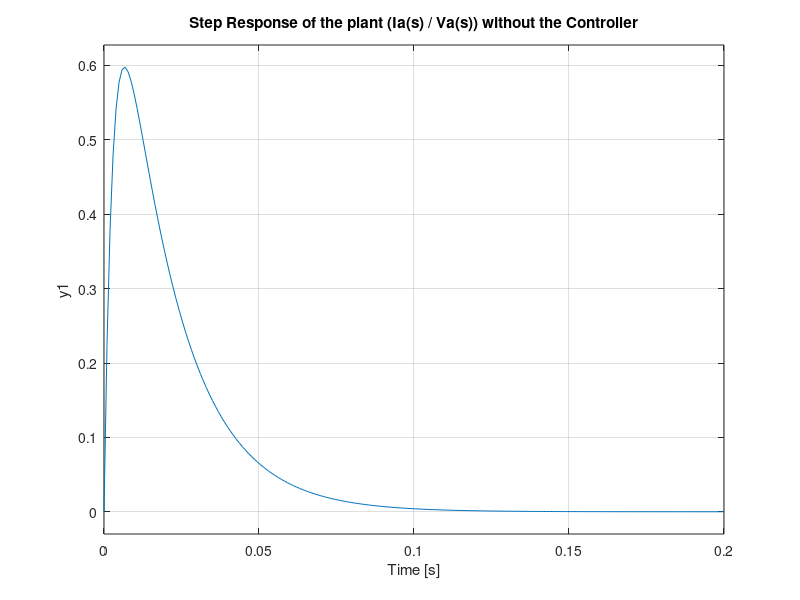
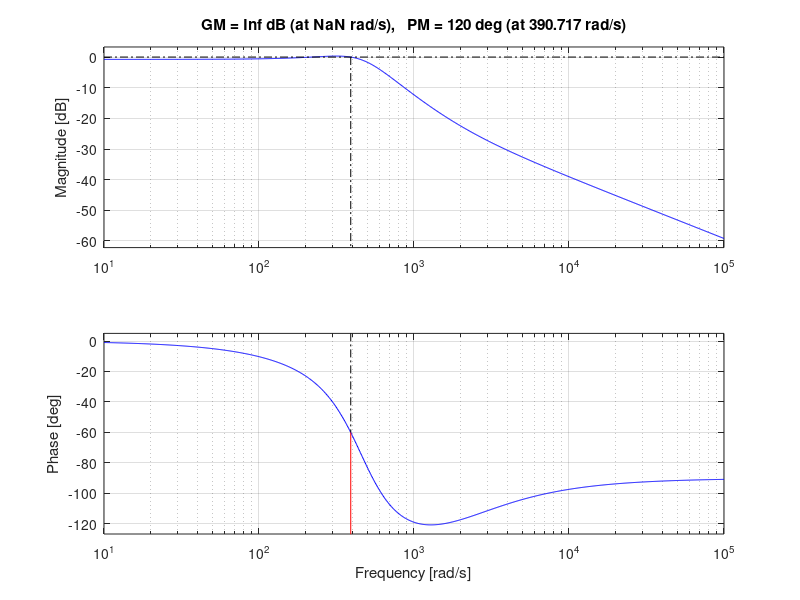
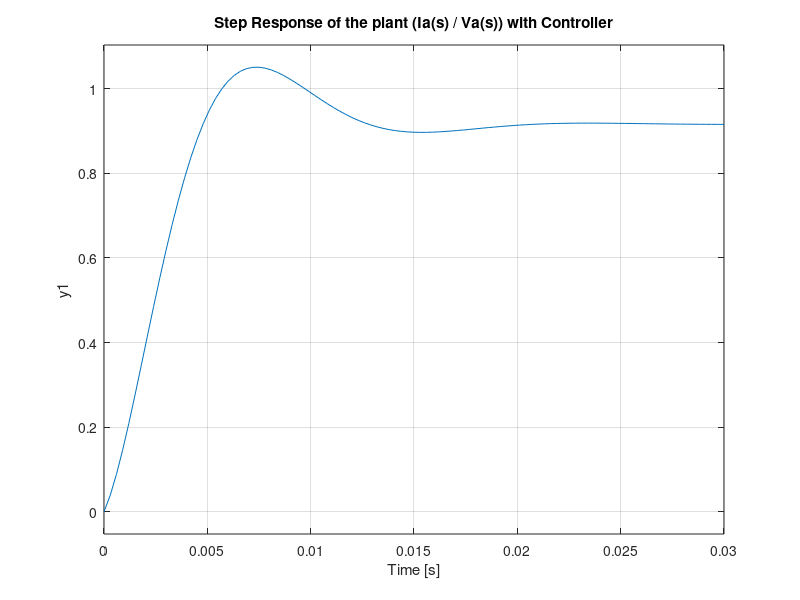
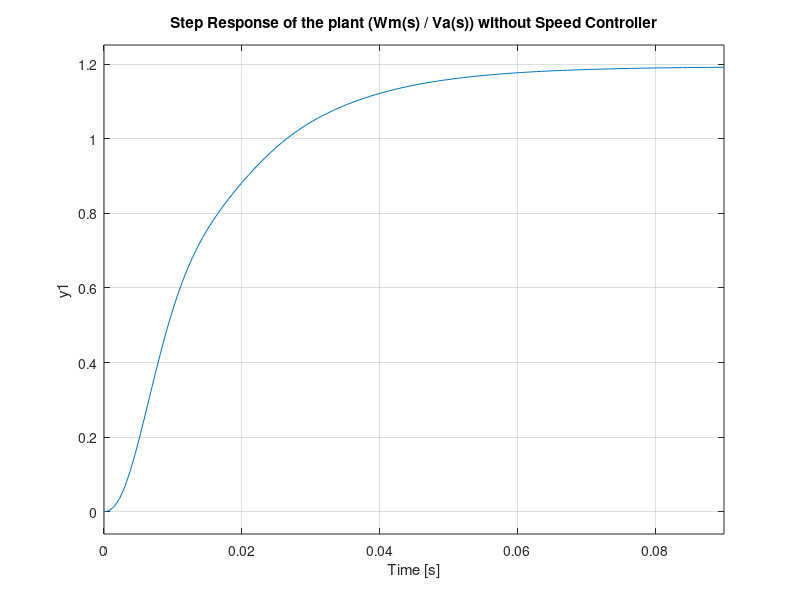

These charts were generated, in order, by the following MATLAB code:
% Electric Drives Project %

% Declaring the different parameters for the Armature Comtrolled %
% DC Motor and the Capstan Slide %
J = 10.91*10^-3;        % Inertial of roller, shaft, motor and tachometer %   
K = 0.8379;             % Torque constant / Back EMF constant %
R = 1.36;               % Motor Inductance %
L = 3.6*10^-3;          % Motor Inductance %
M = 12.6530;            % M is the sum of the mass of slide and drive bar %
R_rad = 31.75*10^-3;    % Roller Radius %
s = tf('s');

% Using different equations - transfer function relating input armature %
% voltage with the output current %
I_motor = (s/L)/((s+(R/L))*s + (K^2/(J*L)))
step(I_motor);
title('Step Response of the plant (Ia(s) / Va(s)) without the Controller');
grid on;

% Kp and Ki for current controller %
Kp = 0.3955;            % Value of Kp calculated using pidtool %
Ki = 702.7961;          % Value of Ki calculated using pidtool %
Ci = pid(Kp, Ki);

% Calculating the transfer function with the controller %
sys_cl = feedback(Ci*I_motor, 1); 
figure;
bode(sys_cl, logspace(0,2))
margin(sys_cl)
grid on;
figure;
step(sys_cl);
title('Step Response of the plant (Ia(s) / Va(s)) with Controller');
grid on;

% Using different equations, transfer function relating input armature %
% voltage with the resulting motor speed %
Ia =  (1/L)/(s + R/L);
current_contr = feedback(Ci*Ia, 1);
Speed_contr = feedback(current_contr*K*(1/(s*J)), K);
figure;
step(Speed_contr);
title('Step Response of the plant (Wm(s) / Va(s)) without Speed Controller');
grid on;

% Kp, Ki and Kd for speed controller %
Kp = 5.4721             % Value of Kp calculated using pidtool %
Ki = 70.2297;           % Value of Ki calculated using pidtool %
Kd = 0.10659;           % Value of Kd calculated using pidtool %
Cs = pid(Kp, Ki, Kd);

% Calculating the transfer function with the controller %
sys_cl = feedback(Cs*Speed_contr, 1);
figure;
bode(sys_cl, logspace(0,2))
margin(sys_cl)
grid on;
figure;
step(sys_cl);
title('Step Response of the plant (Wm(s) / Va(s)) with Speed Controller');
grid on;

% Using different equations to model transfer function relating motor %
% torque with the position of the linear slide %

position_contr = feedback(1/(s^2*M*R_rad), 1);
figure;
step(position_contr, 1:10);
title('Step Response of the plant (Tm(s) / X(s)) without Position Controller');
grid on;

% Kp, Ki and Kd for position controller %
Kp = 20.086;
Ki = 3.4079;
Kd = 3.5132;
C = pid(Kp, Ki, Kd);

% Calculating the transfer function with the controller %
sys_cl = feedback(C*position_contr, 1);
figure;
bode(sys_cl, logspace(0,2))
margin(sys_cl)
grid on;
figure;
step(sys_cl);
title('Step Response of the plant (Tm(s) / X(s)) with Position Controller');
grid on;